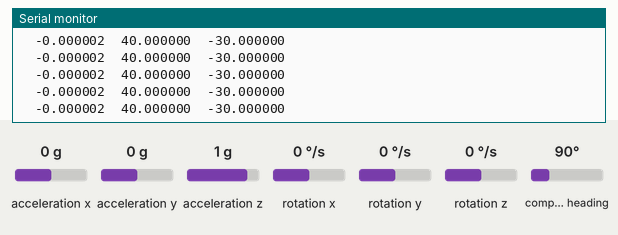
A sketch run on a simulated Arduino Uno, built with avr-gcc and run on an emulated ATmega328P. On the bench: the last lines printed to the serial monitor. Inputs (shaded band) come from the test bench; at power-on: compass heading 90°, acceleration x 0 g, acceleration y 0 g, acceleration z 1 g, rotation x 0 °/s, rotation y 0 °/s, rotation z 0 °/s.

Above: at 1.2 s.
1.3 s: compass heading set to 7°
At 1.3 s:
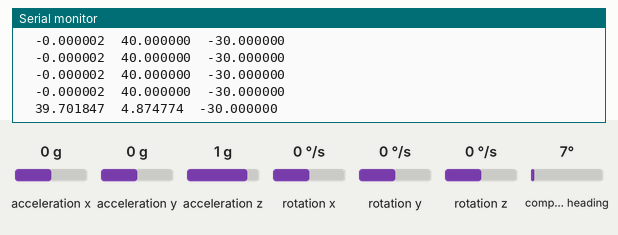
4.3 s: compass heading set to 180°
At 4.34 s:
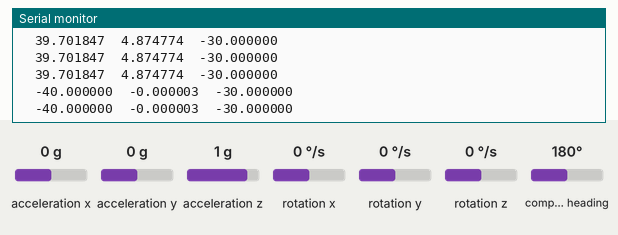
Timing chart, 0 to 7.3 s (numbered marks = the images above; inputs shaded):
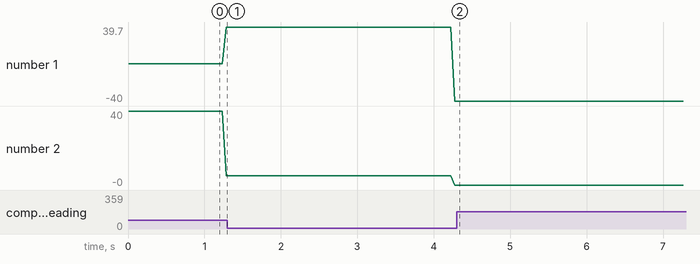

The sketch:

magnettest.ino
```cpp
#include "MPU9250.h"

// an MPU9250 object with the MPU-9250 sensor on I2C bus 0 with address 0x68
MPU9250 IMU(Wire, 0x68);
int status;

void setup() {
  // serial to display data
  Serial.begin(115200);
  while (!Serial) {}

  // start communication with IMU
  status = IMU.begin();
  if (status < 0) {
    Serial.println("IMU initialization unsuccessful");
    Serial.println("Check IMU wiring or try cycling power");
    Serial.print("Status: ");
    Serial.println(status);
    while (1) {}
  }
}

void loop() {
  // read the sensor
  IMU.readSensor();
  // display the data
//  Serial.print(IMU.getAccelX_mss(), 6);
//  Serial.print("\t");
//  Serial.print(IMU.getAccelY_mss(), 6);
//  Serial.print("\t");
//  Serial.print(IMU.getAccelZ_mss(), 6);
//  Serial.print("\t");
  //Serial.print(IMU.getGyroX_rads()*(180/3.14159265), 6);
  //Serial.print("\t");
 // Serial.print(IMU.getGyroY_rads()*(180/3.14159265), 6);
 // Serial.print("\t");
 // Serial.println(IMU.getGyroZ_rads()*(180/3.14159265), 6);
//  Serial.print("\t");
  Serial.print(IMU.getMagX_uT(), 6);
  Serial.print("\t");
  Serial.print(IMU.getMagY_uT(), 6);
 Serial.print("\t");
  Serial.println(IMU.getMagZ_uT(), 6);
  Serial.print("\t");
  //Serial.println(IMU.getTemperature_C(), 6);
  delay(40);
}
```

Measured:
- after the input at 4.3 s, the serial monitor: prints a new line at once (image 2)
- plotted number 1: 39.7 → -40 after the input at 1.3 s
- plotted number 2: 4.87 → -0 after the input at 1.3 s
